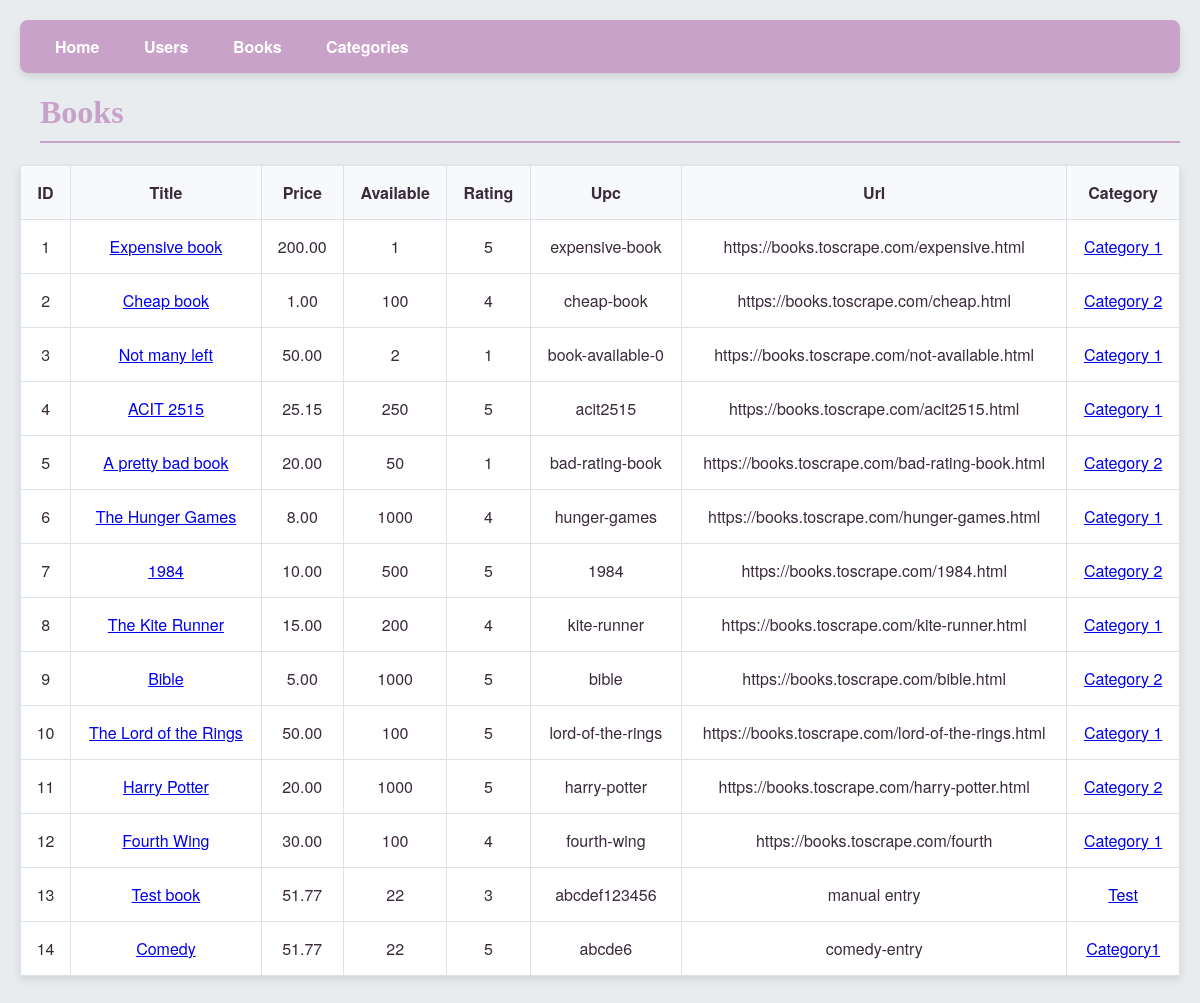
/books, run on the app's committed database.
### models.py (models this page shows)
class Book(db.Model):
    id = mapped_column(Integer, primary_key=True)
    title = mapped_column(String)
    price = mapped_column(DECIMAL(10, 2))
    available = mapped_column(Integer, default=0)
    rating = mapped_column(Integer)
    upc = mapped_column(String)
    url = mapped_column(String)
    category = mapped_column(String)
    category_id = mapped_column(Integer, ForeignKey("category.id"))
    category = relationship("Category", back_populates="books")
    rentals = relationship("BookRental", back_populates="book")

class Category(db.Model):
    id = mapped_column(Integer, primary_key=True)
    name = mapped_column(String)
    books = relationship("Book", back_populates="category")

### app.py (the view)
@app.route("/books")
def books():
    statement1 = select(Book).order_by(Book.id)
    records1 = db.session.execute(statement1).scalars()
    return render_template("books.html", books=records1)

### templates/books.html
{% extends "base.html" %}
{% block content %}
<h1>Books</h1>
<table>
    <tr>
      <th>ID</th>
      <th>Title</th>
      <th>Price</th>
      <th>Available</th>
      <th>Rating</th>
      <th>Upc</th>
      <th>Url</th>
      <th>Category</th>
    </tr>
    {% for book in books %}
    <tr>
        <td>{{ book.id }}</td>
        <td><a href="{{ url_for('book_detail', id=book.id) }}">{{ book.title }}</a></td>
        <td>{{ book.price }}</td>
        <td>{{ book.available }}</td>
        <td>{{ book.rating }}</td>
        <td>{{ book.upc }}</td>
        <td>{{ book.url }}</td>
        <td><a href="{{ url_for('category_detail', name=book.category.name) }}">{{ book.category.name }}</a></td>
    </tr>
    {% endfor %}
  </table>
{% endblock %}

### static/style.css (style rules this page uses)
body { font-family: 'Helvetica Neue', Arial, sans-serif; background-color: #e9ecef; color: #392b3a; margin: 0; padding: 20px; }
table { width: 100%; border-collapse: collapse; margin: 20px 0; box-shadow: 0 4px 8px rgba(0, 0, 0, 0.1); background-color: #fff; }
table th, table td { padding: 15px; border: 1px solid #dee2e6; text-align: center; }
table th { background-color: #f8f9fa; font-weight: bold; }
h1 { color: #c8a2c8; font-family: 'Georgia', serif; margin-left: 20px; border-bottom: 2px solid #c8a2c8; padding-bottom: 10px; }

### data on the page
Book: id "1", title "Expensive book", price "200.00", available "1", rating "5", upc "expensive-book", url "https://books.toscrape.com/expensive.html", category.name "Category 1"
Book: id "2", title "Cheap book", price "1.00", available "100", rating "4", upc "cheap-book", url "https://books.toscrape.com/cheap.html", category.name "Category 2"
Book: id "3", title "Not many left", price "50.00", available "2", rating "1", upc "book-available-0", url "https://books.toscrape.com/not-available.html", category.name "Category 1"
Book: id "4", title "ACIT 2515", price "25.15", available "250", rating "5", upc "acit2515", url "https://books.toscrape.com/acit2515.html", category.name "Category 1"
Book: id "5", title "A pretty bad book", price "20.00", available "50", rating "1", upc "bad-rating-book", url "https://books.toscrape.com/bad-rating-book.html", category.name "Category 2"
Book: id "6", title "The Hunger Games", price "8.00", available "1000", rating "4", upc "hunger-games", url "https://books.toscrape.com/hunger-games.html", category.name "Category 1"
Book: id "7", title "1984", price "10.00", available "500", rating "5", upc "1984", url "https://books.toscrape.com/1984.html", category.name "Category 2"
Book: id "8", title "The Kite Runner", price "15.00", available "200", rating "4", upc "kite-runner", url "https://books.toscrape.com/kite-runner.html", category.name "Category 1"
Book: id "9", title "Bible", price "5.00", available "1000", rating "5", upc "bible", url "https://books.toscrape.com/bible.html", category.name "Category 2"
Book: id "10", title "The Lord of the Rings", price "50.00", available "100", rating "5", upc "lord-of-the-rings", url "https://books.toscrape.com/lord-of-the-rings.html", category.name "Category 1"
Book: id "11", title "Harry Potter", price "20.00", available "1000", rating "5", upc "harry-potter", url "https://books.toscrape.com/harry-potter.html", category.name "Category 2"
Book: id "12", title "Fourth Wing", price "30.00", available "100", rating "4", upc "fourth-wing", url "https://books.toscrape.com/fourth", category.name "Category 1"
Book: id "13", title "Test book", price "51.77", available "22", rating "3", upc "abcdef123456", url "manual entry", category.name "Test"
Book: id "14", title "Comedy", price "51.77", available "22", rating "5", upc "abcde6", url "comedy-entry", category.name "Category1"
